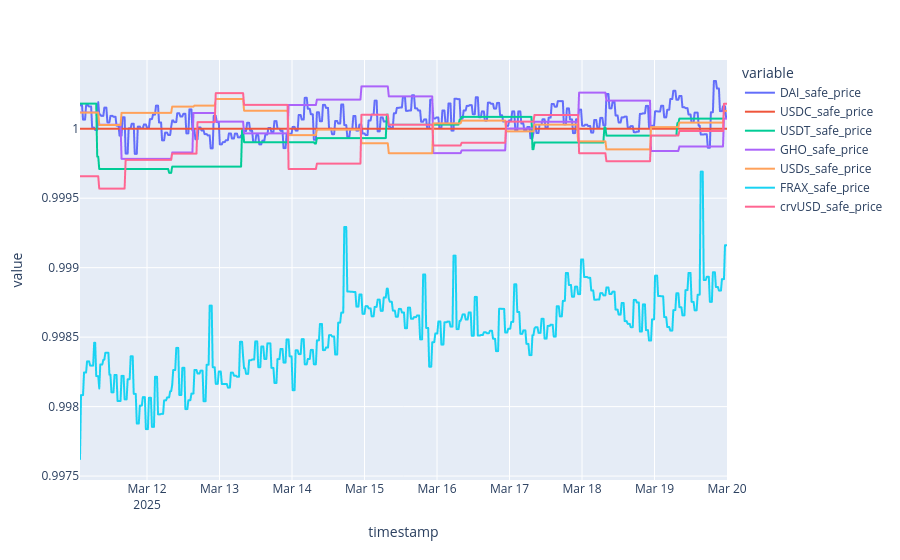

Source (notebook cell):
### Code cell
px.line(safe_price_via_USDC_route[usdc_route_columns])

### Figure 1 — Plotly figure (JSON) as saved in the notebook; plotly's stock layout.template omitted (floating-point values rounded to 4 significant figures; data arrays with more than 128 entries replaced by an {"elided": "..."} marker saying what was removed)
{"data": [{"hovertemplate": "variable=DAI_safe_price<br>timestamp=%{x}<br>value=%{y}<extra></extra>", "legendgroup": "DAI_safe_price", "line": {"color": "#636efa", "dash": "solid"}, "marker": {"symbol": "circle"}, "mode": "lines", "name": "DAI_safe_price", "showlegend": true, "type": "scattergl", "x": {"elided": "640 str values"}, "xaxis": "x", "y": {"elided": "640 float values"}, "yaxis": "y"}, {"hovertemplate": "variable=USDC_safe_price<br>timestamp=%{x}<br>value=%{y}<extra></extra>", "legendgroup": "USDC_safe_price", "line": {"color": "#EF553B", "dash": "solid"}, "marker": {"symbol": "circle"}, "mode": "lines", "name": "USDC_safe_price", "showlegend": true, "type": "scattergl", "x": {"elided": "640 str values"}, "xaxis": "x", "y": {"elided": "640 int values"}, "yaxis": "y"}, {"hovertemplate": "variable=USDT_safe_price<br>timestamp=%{x}<br>value=%{y}<extra></extra>", "legendgroup": "USDT_safe_price", "line": {"color": "#00cc96", "dash": "solid"}, "marker": {"symbol": "circle"}, "mode": "lines", "name": "USDT_safe_price", "showlegend": true, "type": "scattergl", "x": {"elided": "640 str values"}, "xaxis": "x", "y": {"elided": "640 float values"}, "yaxis": "y"}, {"hovertemplate": "variable=GHO_safe_price<br>timestamp=%{x}<br>value=%{y}<extra></extra>", "legendgroup": "GHO_safe_price", "line": {"color": "#ab63fa", "dash": "solid"}, "marker": {"symbol": "circle"}, "mode": "lines", "name": "GHO_safe_price", "showlegend": true, "type": "scattergl", "x": {"elided": "640 str values"}, "xaxis": "x", "y": {"elided": "640 float values"}, "yaxis": "y"}, {"hovertemplate": "variable=USDs_safe_price<br>timestamp=%{x}<br>value=%{y}<extra></extra>", "legendgroup": "USDs_safe_price", "line": {"color": "#FFA15A", "dash": "solid"}, "marker": {"symbol": "circle"}, "mode": "lines", "name": "USDs_safe_price", "showlegend": true, "type": "scattergl", "x": {"elided": "640 str values"}, "xaxis": "x", "y": {"elided": "640 float values"}, "yaxis": "y"}, {"hovertemplate": "variable=FRAX_safe_price<br>timestamp=%{x}<br>value=%{y}<extra></extra>", "legendgroup": "FRAX_safe_price", "line": {"color": "#19d3f3", "dash": "solid"}, "marker": {"symbol": "circle"}, "mode": "lines", "name": "FRAX_safe_price", "showlegend": true, "type": "scattergl", "x": {"elided": "640 str values"}, "xaxis": "x", "y": {"elided": "640 float values"}, "yaxis": "y"}, {"hovertemplate": "variable=crvUSD_safe_price<br>timestamp=%{x}<br>value=%{y}<extra></extra>", "legendgroup": "crvUSD_safe_price", "line": {"color": "#FF6692", "dash": "solid"}, "marker": {"symbol": "circle"}, "mode": "lines", "name": "crvUSD_safe_price", "showlegend": true, "type": "scattergl", "x": {"elided": "640 str values"}, "xaxis": "x", "y": {"elided": "640 float values"}, "yaxis": "y"}], "layout": {"legend": {"title": {"text": "variable"}, "tracegroupgap": 0}, "margin": {"t": 60}, "xaxis": {"anchor": "y", "domain": [0, 1], "title": {"text": "timestamp"}}, "yaxis": {"anchor": "x", "domain": [0, 1], "title": {"text": "value"}}}}
